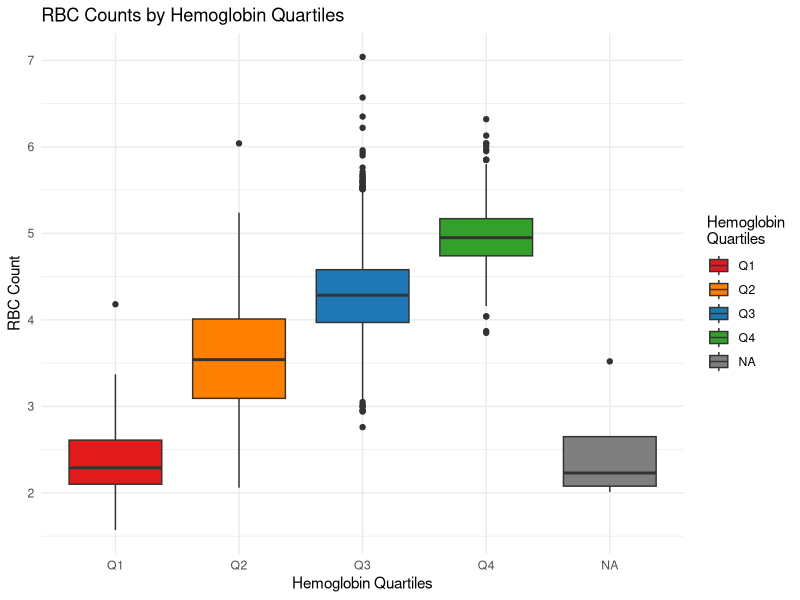
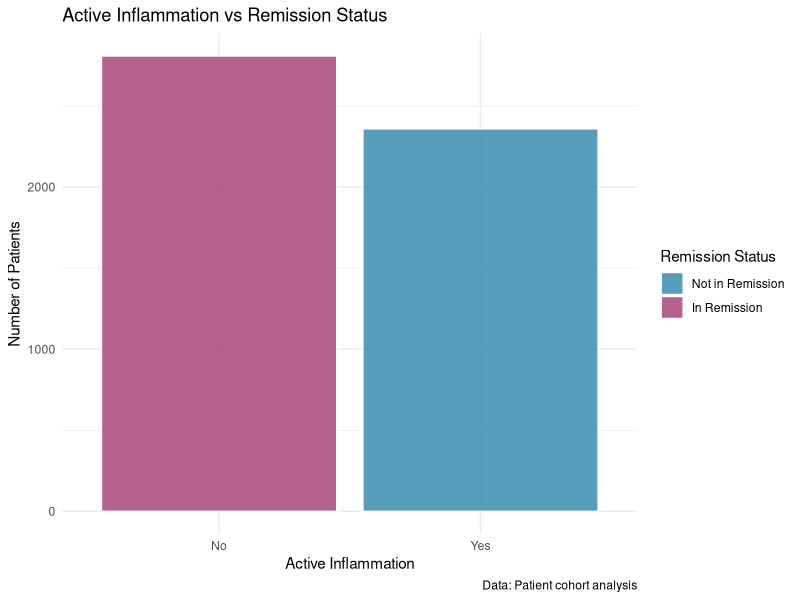

These charts were generated, in order, by the following R code:
#----Script Header-------------------------------------------------------------####
# Date: 10.09.2025         
# Author: Data_drama_queens     
# Filename: creating-plots
# Description: Script for creating plots.
#              We were given 5 questions, and asked to select one question each.
#              We have answered the following questions:
#                 - Does the remission depend on the hemoglobin level categorized into quartiles?
#                 - Does the remission depend on chloride?
#                 - Is there an association between calcium and total bilirubin?
# Project: RMED901A_Exam_Assignment
#-------------------------------------------------------------------------------###

# Read the data ----
library(here)
library(ggplot2)
library(tidyverse)

patient_data <- read_delim(
  here("data", "data_for_analysis", "20250908-tidy-joined-exam-data.txt"),
  delim = "\t"
)

# RBC by Hemoglobin Quartiles
# ANOVA test
patient_data %>% 
  aov(rbc ~ hgb_quartiles, data = .) %>%  # Performs one-way ANOVA
  broom::tidy()                           # Converts results to clean data frame


# Creates table for active inflammation vs remission
table(patient_data$active, patient_data$remission)

# Plot 1 - Hemoglobin quartiles vs RBC counts
hgb_RBC_plot <- ggplot(patient_data, aes(x = hgb_quartiles, y = rbc, fill = hgb_quartiles)) +
  geom_boxplot() +                        # Creates box plots
  scale_fill_manual(values = c("#E31A1C", "#FF7F00", "#1F78B4", "#33A02C"), # Custom colors for each quartile
                    name = "Hemoglobin\nQuartiles") +     # Legend title 
  labs(title = "RBC Counts by Hemoglobin Quartiles",     # Main title
       x = "Hemoglobin Quartiles",                       # X-axis label
       y = "RBC Count") +                                # Y-axis label
  theme_minimal()                         

hgb_RBC_plot



# Plot 2 - Active inflammation vs remission
inflammation_remission_plot <- ggplot(patient_data, aes(x = active, fill = remission)) +
  geom_bar(position = "dodge",            # Side-by-side bars 
           alpha = 0.8,                   # Semi-transparent bars 
           color = "white",               # White borders around bars
           size = 0.5) +                  # Border thickness
  scale_fill_manual(values = c("#2E86AB", "#A23B72"),    
                    name = "Remission Status",           # Legend title
                    labels = c("Not in Remission", "In Remission")) + # Custom legend labels
  labs(title = "Active Inflammation vs Remission Status", # Main title
       x = "Active Inflammation",                         # X-axis label
       y = "Number of Patients",                          # Y-axis label
       caption = "Data: Patient cohort analysis") +      # Bottom caption
  theme_minimal()                         

inflammation_remission_plot
